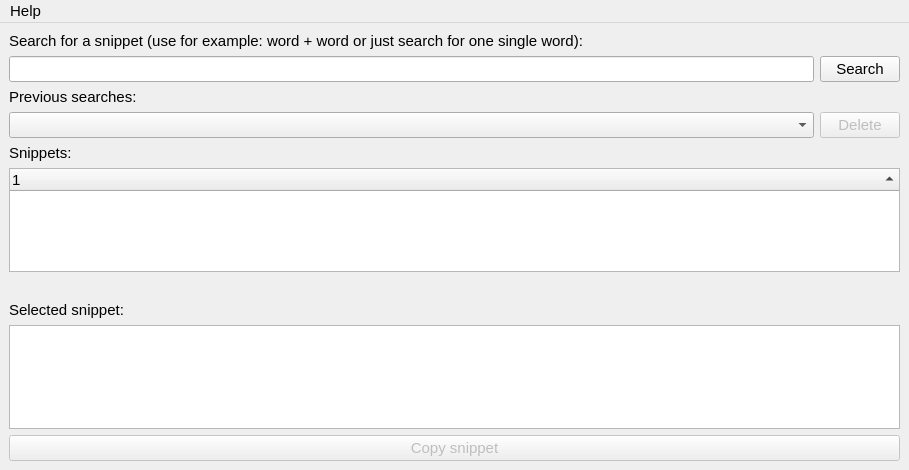
<?xml version="1.0" encoding="UTF-8"?>
<ui version="4.0">
 <class>MainWindow</class>
 <widget class="QMainWindow" name="MainWindow">
  <property name="geometry">
   <rect>
    <x>0</x>
    <y>0</y>
    <width>909</width>
    <height>470</height>
   </rect>
  </property>
  <property name="sizePolicy">
   <sizepolicy hsizetype="Minimum" vsizetype="Fixed">
    <horstretch>0</horstretch>
    <verstretch>0</verstretch>
   </sizepolicy>
  </property>
  <property name="minimumSize">
   <size>
    <width>909</width>
    <height>160</height>
   </size>
  </property>
  <property name="font">
   <font>
    <pointsize>11</pointsize>
   </font>
  </property>
  <property name="contextMenuPolicy">
   <enum>Qt::DefaultContextMenu</enum>
  </property>
  <property name="acceptDrops">
   <bool>false</bool>
  </property>
  <property name="windowTitle">
   <string/>
  </property>
  <widget class="QWidget" name="guiGrid">
   <layout class="QGridLayout" name="gridLayout">
    <item row="1" column="0" rowspan="2">
     <widget class="QLineEdit" name="searchField"/>
    </item>
    <item row="1" column="1" rowspan="2">
     <widget class="QPushButton" name="searchSnippet">
      <property name="font">
       <font>
        <pointsize>11</pointsize>
       </font>
      </property>
      <property name="text">
       <string>Search</string>
      </property>
     </widget>
    </item>
    <item row="3" column="0" colspan="2">
     <widget class="QLabel" name="previousSearchesLabel">
      <property name="font">
       <font>
        <pointsize>11</pointsize>
       </font>
      </property>
      <property name="text">
       <string>Previous searches:</string>
      </property>
     </widget>
    </item>
    <item row="5" column="0">
     <widget class="CustomComboBox" name="previousSearchesList">
      <property name="sizePolicy">
       <sizepolicy hsizetype="Expanding" vsizetype="Fixed">
        <horstretch>0</horstretch>
        <verstretch>0</verstretch>
       </sizepolicy>
      </property>
      <property name="minimumSize">
       <size>
        <width>0</width>
        <height>0</height>
       </size>
      </property>
      <property name="font">
       <font>
        <pointsize>11</pointsize>
        <weight>75</weight>
        <bold>true</bold>
       </font>
      </property>
      <property name="focusPolicy">
       <enum>Qt::NoFocus</enum>
      </property>
      <property name="styleSheet">
       <string notr="true">QComboBox
{
	padding-top: 8px;
	padding-left: 5px;
	padding-bottom: 0px;
	height: 16px;
}


</string>
      </property>
      <property name="maxVisibleItems">
       <number>10</number>
      </property>
      <property name="duplicatesEnabled">
       <bool>true</bool>
      </property>
      <property name="frame">
       <bool>true</bool>
      </property>
     </widget>
    </item>
    <item row="7" column="0">
     <widget class="QLabel" name="listSnippetsLabel">
      <property name="font">
       <font>
        <pointsize>11</pointsize>
       </font>
      </property>
      <property name="text">
       <string>Snippets:</string>
      </property>
     </widget>
    </item>
    <item row="8" column="0" colspan="2">
     <widget class="CustomTreeWidget" name="listSnippets">
      <property name="font">
       <font>
        <pointsize>11</pointsize>
       </font>
      </property>
      <property name="editTriggers">
       <set>QAbstractItemView::AnyKeyPressed|QAbstractItemView::SelectedClicked</set>
      </property>
      <property name="alternatingRowColors">
       <bool>true</bool>
      </property>
      <property name="selectionMode">
       <enum>QAbstractItemView::SingleSelection</enum>
      </property>
      <property name="sortingEnabled">
       <bool>true</bool>
      </property>
      <property name="animated">
       <bool>true</bool>
      </property>
      <attribute name="headerCascadingSectionResizes">
       <bool>true</bool>
      </attribute>
      <attribute name="headerHighlightSections">
       <bool>false</bool>
      </attribute>
      <column>
       <property name="text">
        <string notr="true">1</string>
       </property>
      </column>
     </widget>
    </item>
    <item row="10" column="0">
     <widget class="QLabel" name="selectedSnippetLabel">
      <property name="font">
       <font>
        <pointsize>11</pointsize>
       </font>
      </property>
      <property name="text">
       <string>Selected snippet:</string>
      </property>
     </widget>
    </item>
    <item row="11" column="0" colspan="2">
     <widget class="QTextEdit" name="selectedSnippet">
      <property name="font">
       <font>
        <pointsize>11</pointsize>
       </font>
      </property>
      <property name="acceptDrops">
       <bool>false</bool>
      </property>
      <property name="frameShape">
       <enum>QFrame::StyledPanel</enum>
      </property>
      <property name="frameShadow">
       <enum>QFrame::Sunken</enum>
      </property>
      <property name="undoRedoEnabled">
       <bool>false</bool>
      </property>
      <property name="readOnly">
       <bool>true</bool>
      </property>
     </widget>
    </item>
    <item row="12" column="0" colspan="2">
     <widget class="QPushButton" name="copySnippet">
      <property name="enabled">
       <bool>false</bool>
      </property>
      <property name="font">
       <font>
        <pointsize>11</pointsize>
       </font>
      </property>
      <property name="text">
       <string>Copy snippet</string>
      </property>
      <property name="autoDefault">
       <bool>false</bool>
      </property>
      <property name="default">
       <bool>false</bool>
      </property>
      <property name="flat">
       <bool>false</bool>
      </property>
     </widget>
    </item>
    <item row="5" column="1">
     <widget class="QPushButton" name="deleteSelectedPrevSearch">
      <property name="enabled">
       <bool>false</bool>
      </property>
      <property name="font">
       <font>
        <pointsize>11</pointsize>
       </font>
      </property>
      <property name="text">
       <string>Delete</string>
      </property>
     </widget>
    </item>
    <item row="0" column="0">
     <widget class="QLabel" name="searchLabel">
      <property name="font">
       <font>
        <pointsize>11</pointsize>
       </font>
      </property>
      <property name="text">
       <string>Search for a snippet (use for example: word + word or just search for one single word):</string>
      </property>
     </widget>
    </item>
    <item row="9" column="0" colspan="2">
     <widget class="QLabel" name="foundNumberOfSnippets">
      <property name="font">
       <font>
        <pointsize>11</pointsize>
       </font>
      </property>
      <property name="layoutDirection">
       <enum>Qt::LeftToRight</enum>
      </property>
      <property name="styleSheet">
       <string notr="true"/>
      </property>
      <property name="text">
       <string/>
      </property>
      <property name="alignment">
       <set>Qt::AlignRight|Qt::AlignTrailing|Qt::AlignVCenter</set>
      </property>
     </widget>
    </item>
   </layout>
  </widget>
  <widget class="QMenuBar" name="menubar">
   <property name="geometry">
    <rect>
     <x>0</x>
     <y>0</y>
     <width>909</width>
     <height>22</height>
    </rect>
   </property>
   <widget class="QMenu" name="menuHelp">
    <property name="title">
     <string>Help</string>
    </property>
    <addaction name="actionPreferences"/>
    <addaction name="aboutSnippt"/>
   </widget>
   <addaction name="menuHelp"/>
  </widget>
  <action name="aboutSnippt">
   <property name="text">
    <string>About Snippt</string>
   </property>
  </action>
  <action name="actionPreferences">
   <property name="text">
    <string>Preferences</string>
   </property>
  </action>
 </widget>
 <customwidgets>
  <customwidget>
   <class>CustomTreeWidget</class>
   <extends>QTreeWidget</extends>
   <header>customtreewidget.h</header>
  </customwidget>
  <customwidget>
   <class>CustomComboBox</class>
   <extends>QComboBox</extends>
   <header>customcombobox.h</header>
  </customwidget>
 </customwidgets>
 <resources/>
 <connections/>
</ui>
